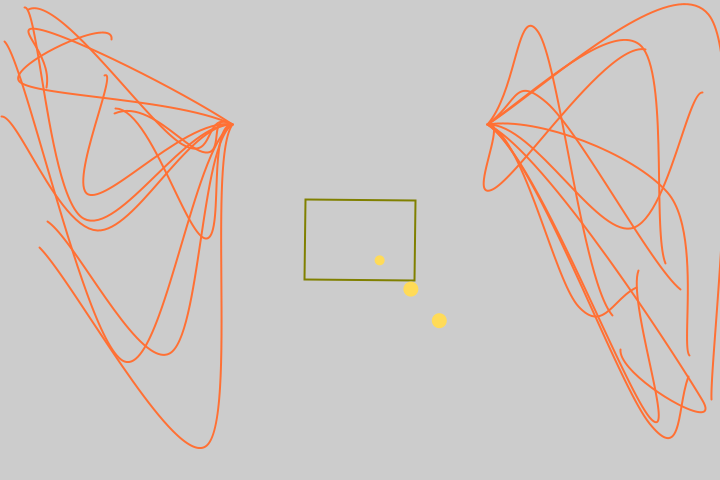
Frame 1 (no input)
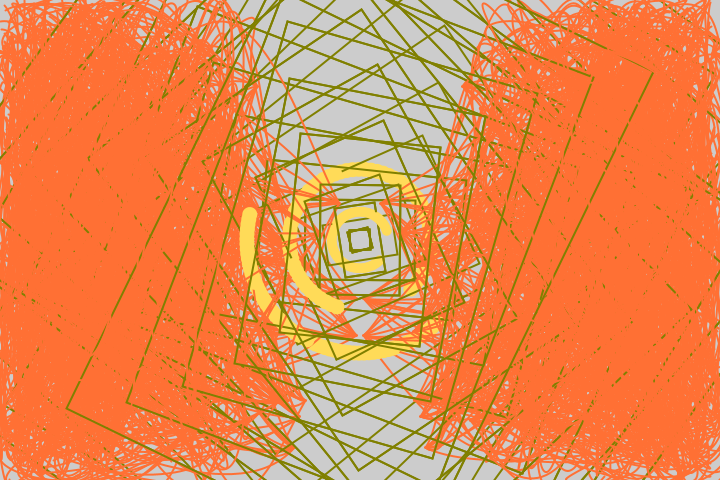
Frame 60 (the mouse pressed at the canvas centre just before this capture)
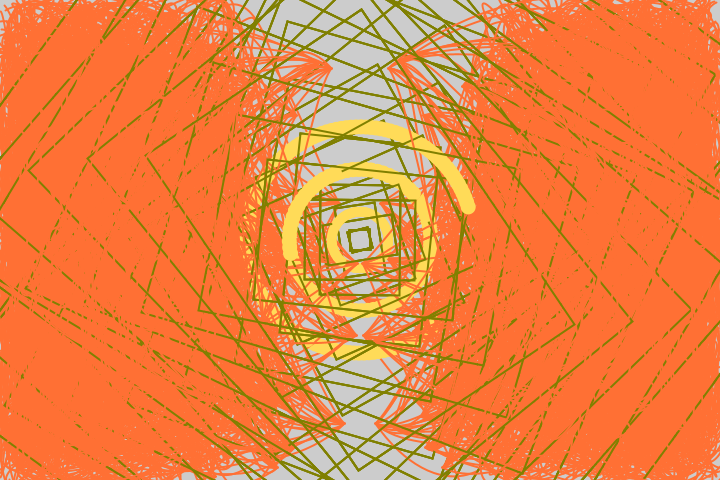
Frame 120 (the mouse held since frame 60 and released just before this capture)

The Processing sketch that drew these frames (run headless with seeded random() and noise(); from frame 60 on, the mouse is pressed at the canvas centre):

// Processing sketch: pat7
// ── pat7.pde


int w = 20;
int h =20;
int x = 60;

color c1 = #808000;
color c2 = #FF7034;
color c3 = #FFDB58;
color c4 =  #EBD7A8;
color[] colors = {c1, c2, c3, c4};
int count = 0;

int angle = 1;

void setup() {
  size(720,480);
  //fullScreen();
  
}

void draw() {

  call_functions();
  
  
}


void call_functions(){
  make_rect();
  make_stroke();
  make_circles();
}




void make_rect(){
  noFill();
  rectMode(CENTER);

  stroke(#808000);
  w += x*1.5;
  h += x;
  pushMatrix();
  translate(width/2, height/2);
  rotate(radians(angle));
  strokeWeight(2);
  rect(0,0, w, h);
  popMatrix();
  
  if(w >= width || w <= 10){
     x*= -1;
   }
 }
   
   
void make_stroke(){
  
      stroke(#FF7034);

  
  float random_x = random(width/6*3);
  float random_y = random(0,height);
  for(int i=0;i<=10;i++){
    beginShape();
      curveVertex(0,  height/2);
      curveVertex(random(width/6),  random(0,height));
      curveVertex(random((width/6)*2),  random(0,height));
      
      curveVertex(random_x,  random_y);
      
      curveVertex(width/2, height/2);
    endShape();
    
    beginShape();
      curveVertex(width,  height/2);
      curveVertex(width - random(width/6),  random(0,height));
      curveVertex(width - random((width/6)*2),  random(0,height));
      
      curveVertex(width - random_x,  random_y);
      
      curveVertex(width/2, height/2);
    endShape();
  } 
}


void make_circles(){
  fill(#FFDB58);
  noStroke();
  pushMatrix();
    translate(width/2,height/2);
    rotate(radians(angle));
    ellipse(20,20,10,10);
    rotate(radians(-angle*2));
    ellipse(50,50,15,15);
    rotate(radians(angle*1.5));
    ellipse(80,80,15,15);
   
    
  popMatrix();
  angle+=5;
}
